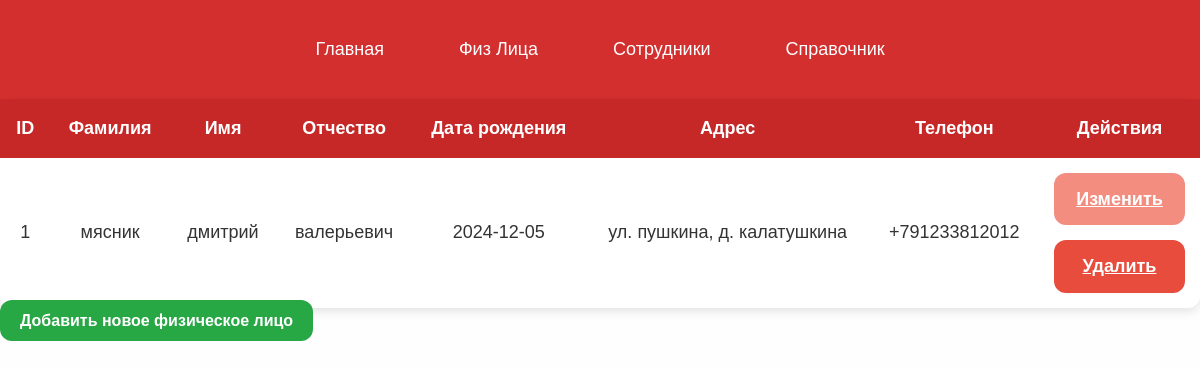
Page /individual on the earlier database version.
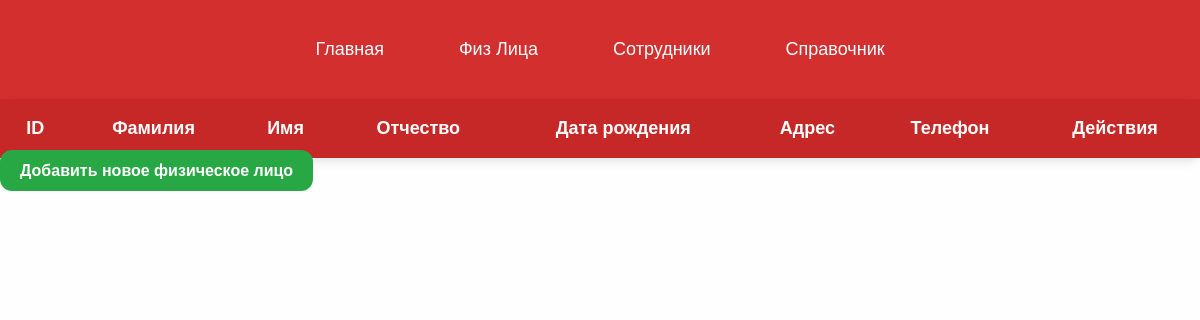
Same page on the later database version.
### models.py (models this page shows)
class Individuals(Base):
    __tablename__ = "Individuals"
    IndividualsID = Column(Integer, primary_key=True, autoincrement=True)
    Familiya = Column(String(25))
    Imya = Column(String(25))
    Otchestvo = Column(String(25))
    DateOfBirth = Column(DateTime)
    Address = Column(String(255))
    Phone = Column(String(15))
    employees = relationship("Employee", back_populates="individual",cascade="all, delete-orphan")

### main.py (the view)
@app.get("/individual")
async def get_add_individual_form(request: Request, db: Session = Depends(get_db)):
    individuals = db.query(Individuals).all()
    return templates.TemplateResponse("individual.html", {"request": request,"individuals":individuals})

### templates/individual.html (shortened to what this page needs)
<!DOCTYPE html>
<html lang="ru">
<head>
    <link rel="stylesheet" href="/static/style.css">
</head>
<body>
    <div class="header">
        <nav>
            <a href="/">Главная</a>
            <a href="/individual">Физ Лица</a>
            <a href="/employees">Сотрудники</a>
            <a href="/help">Справочник</a>
        </nav>
    </div>
    <table class="styled-table">
        <thead>
            <tr>
                <th>ID</th>
                <th>Фамилия</th>
                <th>Имя</th>
                <th>Отчество</th>
                <th>Дата рождения</th>
                <th>Адрес</th>
                <th>Телефон</th>
                <th>Действия</th>
            </tr>
        </thead>
        <tbody>
            {% for individual in individuals %}
            <tr>
                <td>{{ individual.IndividualsID }}</td>
                <td>{{ individual.Familiya }}</td>
                <td>{{ individual.Imya }}</td>
                <td>{{ individual.Otchestvo }}</td>
                <td>{{ individual.DateOfBirth.strftime('%Y-%m-%d') }}</td>
                <td>{{ individual.Address }}</td>
                <td>{{ individual.Phone }}</td>
                <td>
                    <div class="actions-container">
                        <a href="/edit_individual/{{ individual.IndividualsID }}" class="edit-button">Изменить</a>
                        <a href="/delete_individual/{{ individual.IndividualsID }}" class="delete-button">Удалить</a>
                    </div>
                </td>
            </tr>
            {% endfor %}
        </tbody>
    </table>
    <div class="button-container">
        <a href="/add_individual" class="add-employee-button">Добавить новое физическое лицо</a>
    </div>
</body>
</html>

### static/style.css (style rules this page uses)
body { font-family: 'Arial', sans-serif; line-height: 1.6; margin: 0; padding: 0; background-color: #fefefe; color: #333; }
.header { background-color: #d32f2f; padding: 20px 0; text-align: center; }
.header nav { display: flex; justify-content: center; gap: 25px; }
.header nav a { color: white; text-decoration: none; font-size: 18px; padding: 15px 25px; border-radius: 12px; transition: background-color 0.3s ease, transform 0.3s ease; }
.styled-table { width: 100%; border-collapse: collapse; margin: 0px 0; font-size: 18px; text-align: left; background-color: #fff; border-radius: 12px; box-shadow: 0 4px 10px rgba(0, 0, 0, 0.1); }
.styled-table th { background-color: #c62828; color: white; text-align: center; padding: 15px; }
.add-employee-button { background-color: #28a745; color: white; padding: 12px 20px; text-decoration: none; border-radius: 12px; font-weight: bold; transition: background-color 0.3s ease; }

Differences in the rows shown:
removed Individuals: IndividualsID "1", Familiya "мясник", Imya "дмитрий", Otchestvo "валерьевич", DateOfBirth "2024-12-05", Address "ул. пушкина, д. калатушкина", Phone "+791233812012"
